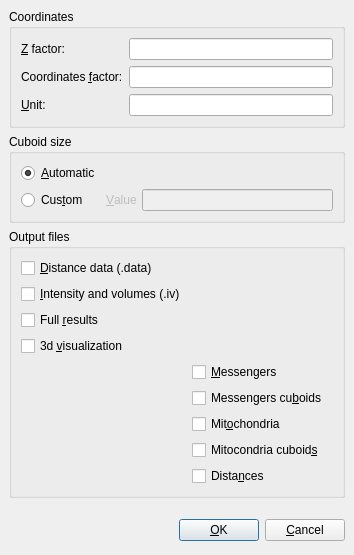
<ui version="4.0" >
 <author>Laurent Jourdren</author>
 <comment>This interface allow the configuration of Corsen</comment>
 <exportmacro></exportmacro>
 <class>ConfigureDialog</class>
 <widget class="QDialog" name="ConfigureDialog" >
  <property name="geometry" >
   <rect>
    <x>0</x>
    <y>0</y>
    <width>347</width>
    <height>555</height>
   </rect>
  </property>
  <property name="windowTitle" >
   <string>Dialog</string>
  </property>
  <layout class="QVBoxLayout" >
   <property name="margin" >
    <number>9</number>
   </property>
   <property name="spacing" >
    <number>6</number>
   </property>
   <item>
    <widget class="QGroupBox" name="groupBox" >
     <property name="title" >
      <string>Coordinates</string>
     </property>
     <layout class="QVBoxLayout" >
      <property name="margin" >
       <number>9</number>
      </property>
      <property name="spacing" >
       <number>6</number>
      </property>
      <item>
       <layout class="QGridLayout" >
        <property name="margin" >
         <number>0</number>
        </property>
        <property name="spacing" >
         <number>6</number>
        </property>
        <item row="0" column="1" >
         <widget class="QLineEdit" name="zFactorLineEdit" />
        </item>
        <item row="0" column="0" >
         <widget class="QLabel" name="label" >
          <property name="text" >
           <string>&amp;Z factor:</string>
          </property>
          <property name="buddy" >
           <cstring>zFactorLineEdit</cstring>
          </property>
         </widget>
        </item>
        <item row="2" column="1" >
         <widget class="QLineEdit" name="unitLineEdit" />
        </item>
        <item row="2" column="0" >
         <widget class="QLabel" name="label_3" >
          <property name="text" >
           <string>&amp;Unit:</string>
          </property>
          <property name="buddy" >
           <cstring>unitLineEdit</cstring>
          </property>
         </widget>
        </item>
        <item row="1" column="0" >
         <widget class="QLabel" name="label_2" >
          <property name="text" >
           <string>Coordinates &amp;factor:</string>
          </property>
          <property name="buddy" >
           <cstring>factorLineEdit</cstring>
          </property>
         </widget>
        </item>
        <item row="1" column="1" >
         <widget class="QLineEdit" name="factorLineEdit" />
        </item>
       </layout>
      </item>
     </layout>
    </widget>
   </item>
   <item>
    <widget class="QGroupBox" name="groupBox_2" >
     <property name="title" >
      <string>Cuboid size</string>
     </property>
     <layout class="QVBoxLayout" >
      <property name="margin" >
       <number>9</number>
      </property>
      <property name="spacing" >
       <number>6</number>
      </property>
      <item>
       <layout class="QGridLayout" >
        <property name="margin" >
         <number>0</number>
        </property>
        <property name="spacing" >
         <number>6</number>
        </property>
        <item row="1" column="0" >
         <widget class="QRadioButton" name="customRadioButton" >
          <property name="text" >
           <string>Cus&amp;tom</string>
          </property>
         </widget>
        </item>
        <item row="1" column="1" >
         <widget class="QLabel" name="cuboidSizeValueLabel" >
          <property name="enabled" >
           <bool>false</bool>
          </property>
          <property name="text" >
           <string>&amp;Value</string>
          </property>
          <property name="buddy" >
           <cstring>cuboidSizeLineEdit</cstring>
          </property>
         </widget>
        </item>
        <item row="1" column="2" >
         <widget class="QLineEdit" name="cuboidSizeLineEdit" >
          <property name="enabled" >
           <bool>false</bool>
          </property>
         </widget>
        </item>
        <item row="0" column="0" >
         <widget class="QRadioButton" name="automaticRadioButton" >
          <property name="text" >
           <string>&amp;Automatic</string>
          </property>
          <property name="checked" >
           <bool>true</bool>
          </property>
         </widget>
        </item>
       </layout>
      </item>
     </layout>
    </widget>
   </item>
   <item>
    <widget class="QGroupBox" name="groupBox_3" >
     <property name="title" >
      <string>Output files</string>
     </property>
     <layout class="QVBoxLayout" >
      <property name="margin" >
       <number>9</number>
      </property>
      <property name="spacing" >
       <number>6</number>
      </property>
      <item>
       <layout class="QGridLayout" >
        <property name="margin" >
         <number>0</number>
        </property>
        <property name="spacing" >
         <number>6</number>
        </property>
        <item row="5" column="2" >
         <spacer>
          <property name="orientation" >
           <enum>Qt::Horizontal</enum>
          </property>
          <property name="sizeHint" >
           <size>
            <width>21</width>
            <height>20</height>
           </size>
          </property>
         </spacer>
        </item>
        <item row="7" column="1" >
         <widget class="QCheckBox" name="mitosCuboidsCheckBox" >
          <property name="text" >
           <string>Mitocondria cuboid&amp;s</string>
          </property>
         </widget>
        </item>
        <item row="8" column="1" >
         <widget class="QCheckBox" name="distancesCheckBox" >
          <property name="text" >
           <string>Dista&amp;nces</string>
          </property>
         </widget>
        </item>
        <item row="1" column="0" >
         <widget class="QCheckBox" name="ivFileCheckBox" >
          <property name="text" >
           <string>&amp;Intensity and volumes (.iv)</string>
          </property>
          <property name="checked" >
           <bool>false</bool>
          </property>
         </widget>
        </item>
        <item row="4" column="1" >
         <widget class="QCheckBox" name="messengersCheckBox" >
          <property name="text" >
           <string>&amp;Messengers</string>
          </property>
          <property name="checked" >
           <bool>false</bool>
          </property>
         </widget>
        </item>
        <item row="2" column="0" >
         <widget class="QCheckBox" name="fullResultCheckBox" >
          <property name="text" >
           <string>Full &amp;results</string>
          </property>
          <property name="checked" >
           <bool>false</bool>
          </property>
         </widget>
        </item>
        <item row="3" column="0" >
         <widget class="QCheckBox" name="visualizationCheckBox" >
          <property name="text" >
           <string>3d &amp;visualization</string>
          </property>
          <property name="checked" >
           <bool>false</bool>
          </property>
         </widget>
        </item>
        <item row="0" column="0" >
         <widget class="QCheckBox" name="dataFileCheckBox" >
          <property name="text" >
           <string>&amp;Distance data (.data)</string>
          </property>
          <property name="shortcut" >
           <string/>
          </property>
          <property name="checkable" >
           <bool>true</bool>
          </property>
          <property name="checked" >
           <bool>false</bool>
          </property>
         </widget>
        </item>
        <item row="5" column="1" >
         <widget class="QCheckBox" name="messengersCuboidsCheckBox" >
          <property name="text" >
           <string>Messengers cu&amp;boids</string>
          </property>
          <property name="checked" >
           <bool>false</bool>
          </property>
         </widget>
        </item>
        <item row="6" column="1" colspan="2" >
         <widget class="QCheckBox" name="mitosCheckBox" >
          <property name="text" >
           <string>Mit&amp;ochondria</string>
          </property>
         </widget>
        </item>
       </layout>
      </item>
     </layout>
    </widget>
   </item>
   <item>
    <spacer>
     <property name="orientation" >
      <enum>Qt::Vertical</enum>
     </property>
     <property name="sizeHint" >
      <size>
       <width>20</width>
       <height>40</height>
      </size>
     </property>
    </spacer>
   </item>
   <item>
    <layout class="QHBoxLayout" >
     <property name="margin" >
      <number>0</number>
     </property>
     <property name="spacing" >
      <number>6</number>
     </property>
     <item>
      <spacer>
       <property name="orientation" >
        <enum>Qt::Horizontal</enum>
       </property>
       <property name="sizeHint" >
        <size>
         <width>131</width>
         <height>31</height>
        </size>
       </property>
      </spacer>
     </item>
     <item>
      <widget class="QPushButton" name="okButton" >
       <property name="text" >
        <string>&amp;OK</string>
       </property>
       <property name="default" >
        <bool>true</bool>
       </property>
      </widget>
     </item>
     <item>
      <widget class="QPushButton" name="cancelButton" >
       <property name="text" >
        <string>&amp;Cancel</string>
       </property>
      </widget>
     </item>
    </layout>
   </item>
  </layout>
 </widget>
 <pixmapfunction></pixmapfunction>
 <tabstops>
  <tabstop>okButton</tabstop>
  <tabstop>cancelButton</tabstop>
  <tabstop>zFactorLineEdit</tabstop>
  <tabstop>factorLineEdit</tabstop>
  <tabstop>unitLineEdit</tabstop>
  <tabstop>automaticRadioButton</tabstop>
  <tabstop>customRadioButton</tabstop>
  <tabstop>cuboidSizeLineEdit</tabstop>
 </tabstops>
 <resources/>
 <connections>
  <connection>
   <sender>okButton</sender>
   <signal>clicked()</signal>
   <receiver>ConfigureDialog</receiver>
   <slot>accept()</slot>
   <hints>
    <hint type="sourcelabel" >
     <x>259</x>
     <y>542</y>
    </hint>
    <hint type="destinationlabel" >
     <x>96</x>
     <y>254</y>
    </hint>
   </hints>
  </connection>
  <connection>
   <sender>cancelButton</sender>
   <signal>clicked()</signal>
   <receiver>ConfigureDialog</receiver>
   <slot>reject()</slot>
   <hints>
    <hint type="sourcelabel" >
     <x>352</x>
     <y>542</y>
    </hint>
    <hint type="destinationlabel" >
     <x>179</x>
     <y>282</y>
    </hint>
   </hints>
  </connection>
 </connections>
</ui>
